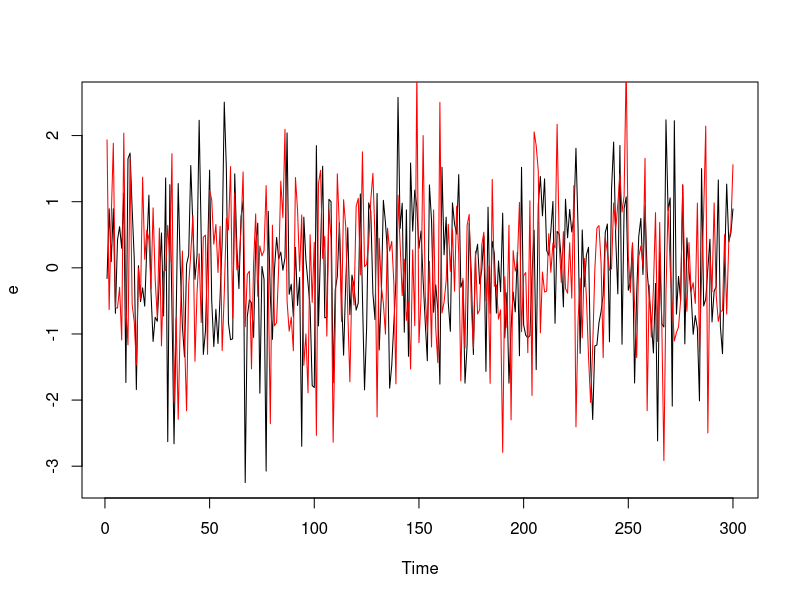
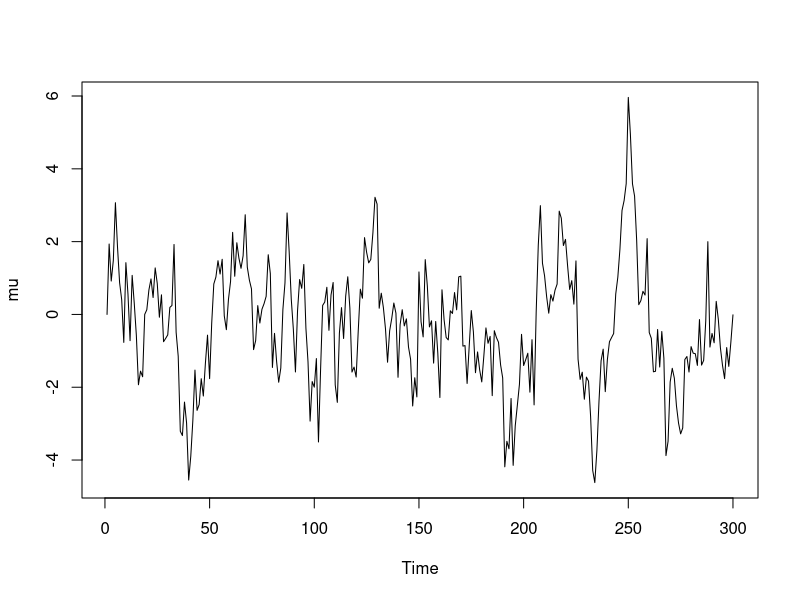
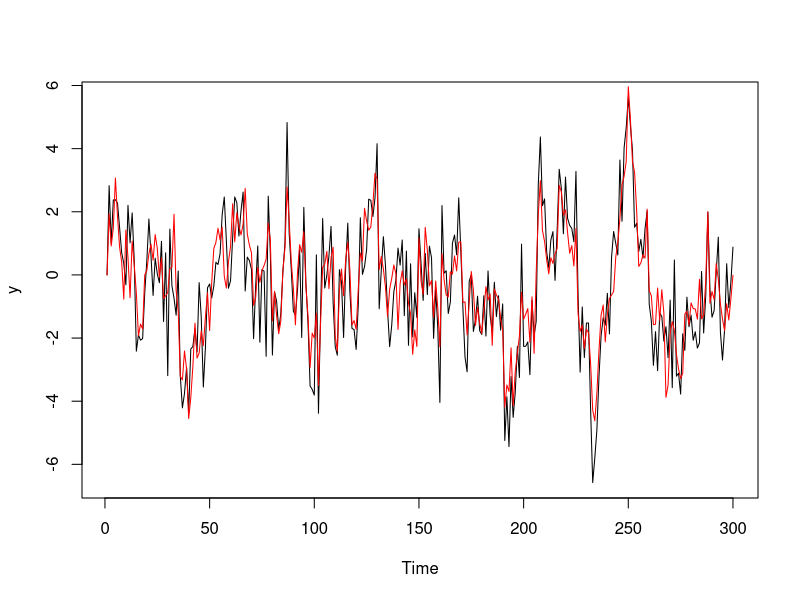
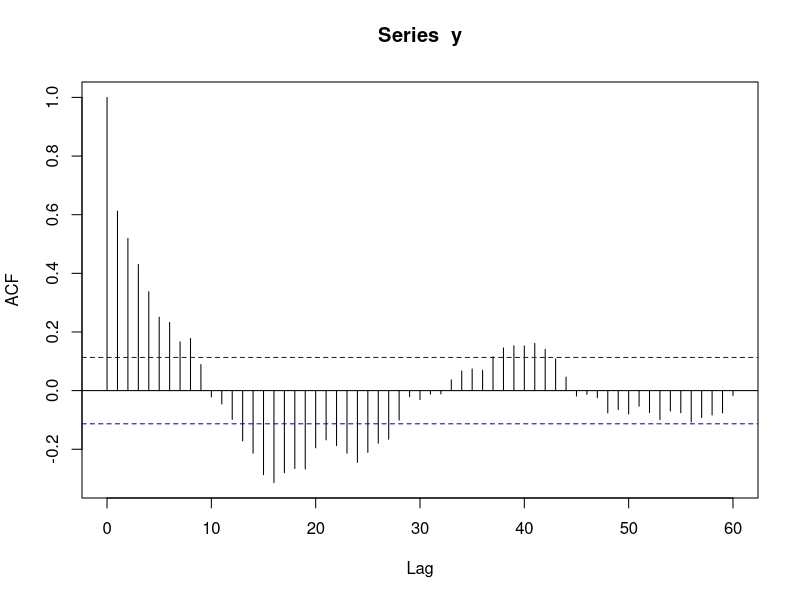
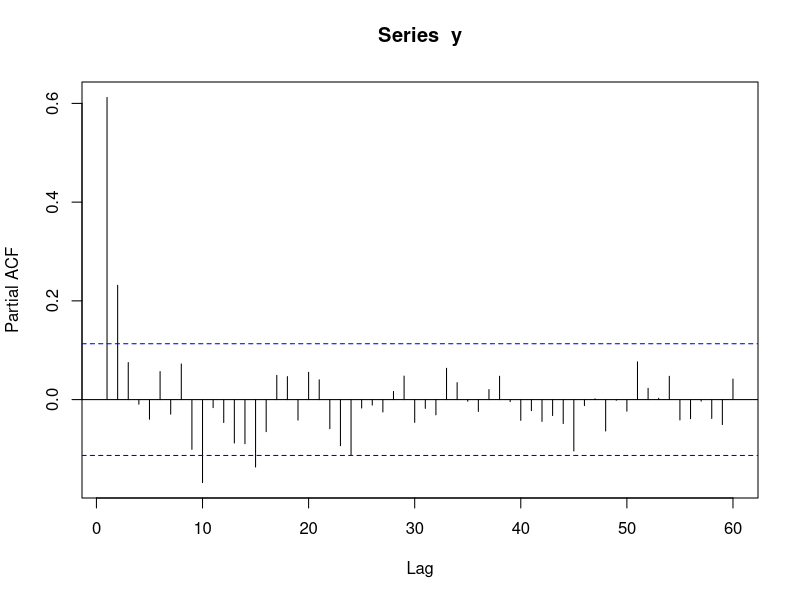
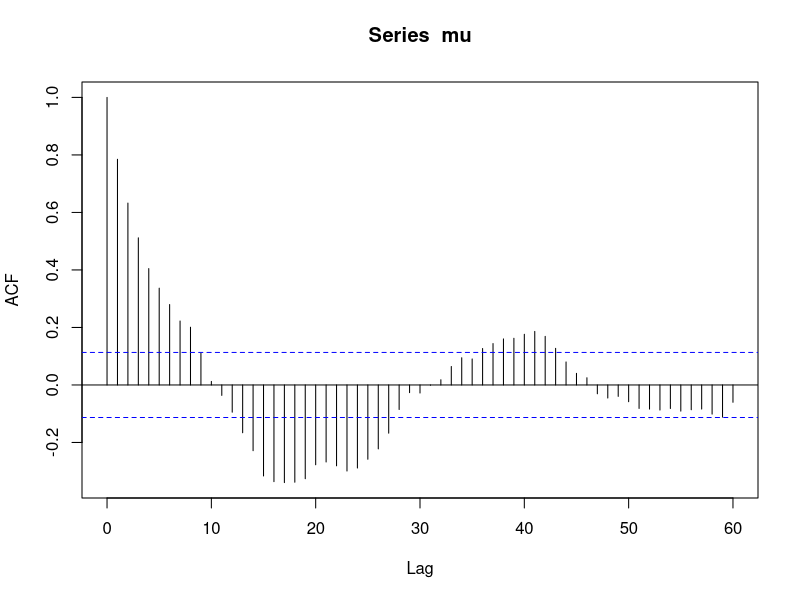
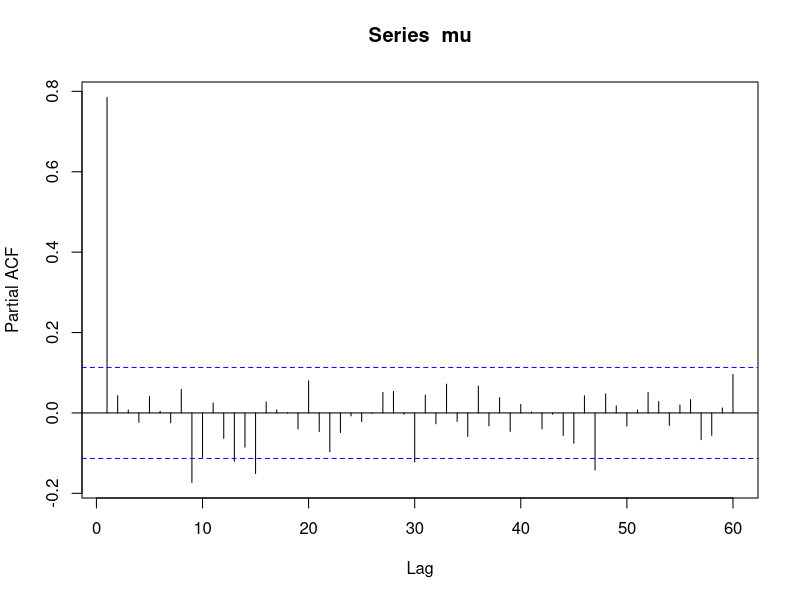
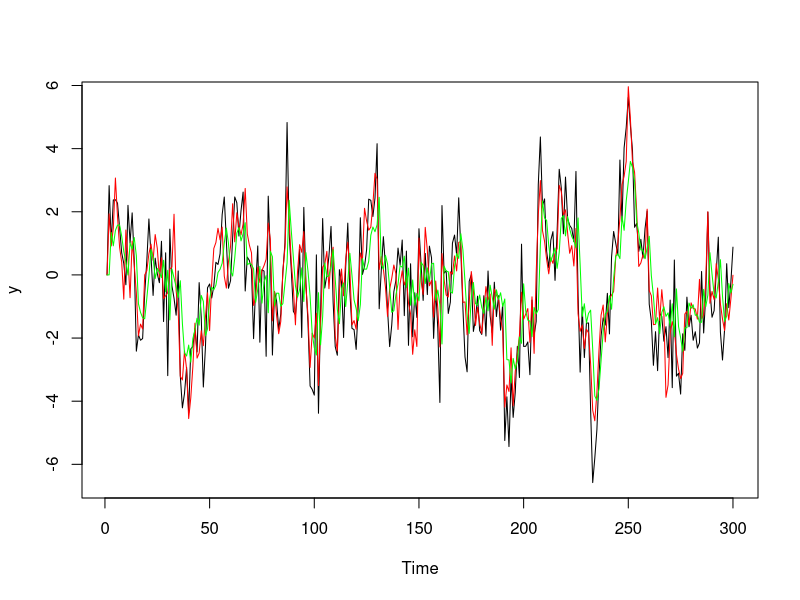

R code for these plots, in order:
################################################################################
# AR(1) signal plus noise model with Gaussian and Student-t measurement noise
################################################################################

# write detailed comments each line of the following code and improve it whenever you
# you feel able to do that 

n = 300

sigma_eta = 1
eta = sigma_eta * rnorm(n)


sigma_e = 1



q = sigma_eta^2/sigma_e^2

e = sigma_e * rnorm(n)

#  nu = 3
#  e = sqrt((nu-2)/nu) * sigma_e * rt(n,nu)
#  ts.plot(e)


ts.plot(e)
lines(eta, col = "red")

phi <- 0.8
mu = 0
mu[1] <- 0   
y = 0 
for(t in 1:(n-1)){
  mu[t+1] = phi * mu[t] + eta[t]
  y[t+1] =  mu[t+1] + e[t+1]
}
ts.plot(mu)

# y = mu + e

ts.plot(y)
lines(mu,col="red")


acf(y, lag.max = 60, drop.lag.0 = FALSE)
pacf(y, lag.max = 60)
acf(mu, lag.max = 60, drop.lag.0 = FALSE)
pacf(mu, lag.max = 60)


################################################################################
# KALMAN filter recursions (see Durbin and Koopman, 2001) 
################################################################################


mu_pred <- 0   
P <- 0         
v <-0          
K <- 0         
F <- 0           
llk<-0       


mu_pred[1] = 0
P[1] = (sigma_eta^2)/(1-phi^2)
llk[1]=0


for(t in 1:(n-1)){
  v[t] = y[t] - mu_pred[t]; 
  F[t] = P[t] + sigma_e^2;
  K[t] = (phi * P[t])/F[t]
  P[t+1] = phi^2 * P[t] + sigma_eta^2 - K[t]*F[t]*K[t]
  mu_pred[t+1] = phi * mu_pred[t] + K[t]*v[t]
  llk[t] = - 0.5 * log(F[t] + (v[t]^2/F[t]))
}

llk = sum(llk)

ts.plot(y)
lines(mu, col = 'red')
lines(mu_pred, col = 'green')

